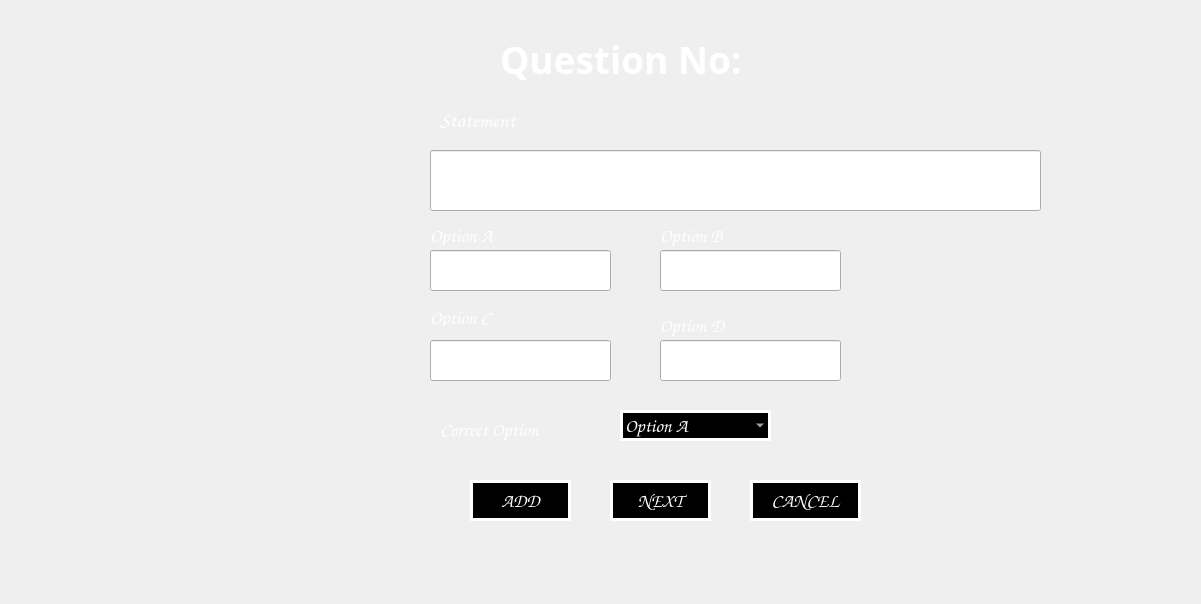
<?xml version="1.0" encoding="UTF-8"?>
<ui version="4.0">
 <class>nextQuestion</class>
 <widget class="QWidget" name="nextQuestion">
  <property name="geometry">
   <rect>
    <x>0</x>
    <y>0</y>
    <width>1201</width>
    <height>604</height>
   </rect>
  </property>
  <property name="font">
   <font>
    <family>Comic Sans MS</family>
    <pointsize>10</pointsize>
    <weight>75</weight>
    <bold>true</bold>
   </font>
  </property>
  <property name="windowTitle">
   <string>nextQuestion</string>
  </property>
  <widget class="QLabel" name="label">
   <property name="geometry">
    <rect>
     <x>440</x>
     <y>105</y>
     <width>151</width>
     <height>31</height>
    </rect>
   </property>
   <property name="font">
    <font>
     <family>Comic Sans MS</family>
     <pointsize>16</pointsize>
     <weight>75</weight>
     <bold>true</bold>
    </font>
   </property>
   <property name="styleSheet">
    <string notr="true">color:white;</string>
   </property>
   <property name="text">
    <string>Statement</string>
   </property>
  </widget>
  <widget class="QLabel" name="label_2">
   <property name="geometry">
    <rect>
     <x>500</x>
     <y>39</y>
     <width>241</width>
     <height>41</height>
    </rect>
   </property>
   <property name="font">
    <font>
     <family>Colonna MT</family>
     <pointsize>28</pointsize>
     <weight>75</weight>
     <bold>true</bold>
    </font>
   </property>
   <property name="styleSheet">
    <string notr="true">color:white;</string>
   </property>
   <property name="text">
    <string>Question No: </string>
   </property>
  </widget>
  <widget class="QLabel" name="label_3">
   <property name="geometry">
    <rect>
     <x>430</x>
     <y>225</y>
     <width>101</width>
     <height>21</height>
    </rect>
   </property>
   <property name="font">
    <font>
     <family>Comic Sans MS</family>
     <pointsize>14</pointsize>
     <weight>75</weight>
     <bold>true</bold>
    </font>
   </property>
   <property name="styleSheet">
    <string notr="true">color:white;</string>
   </property>
   <property name="text">
    <string>Option A</string>
   </property>
  </widget>
  <widget class="QLabel" name="label_4">
   <property name="geometry">
    <rect>
     <x>660</x>
     <y>225</y>
     <width>101</width>
     <height>21</height>
    </rect>
   </property>
   <property name="font">
    <font>
     <family>Comic Sans MS</family>
     <pointsize>14</pointsize>
     <weight>75</weight>
     <bold>true</bold>
    </font>
   </property>
   <property name="styleSheet">
    <string notr="true">color:white;</string>
   </property>
   <property name="text">
    <string>Option B</string>
   </property>
  </widget>
  <widget class="QLabel" name="label_5">
   <property name="geometry">
    <rect>
     <x>430</x>
     <y>310</y>
     <width>101</width>
     <height>16</height>
    </rect>
   </property>
   <property name="font">
    <font>
     <family>Comic Sans MS</family>
     <pointsize>14</pointsize>
     <weight>75</weight>
     <bold>true</bold>
    </font>
   </property>
   <property name="styleSheet">
    <string notr="true">color:white;</string>
   </property>
   <property name="text">
    <string>Option C</string>
   </property>
  </widget>
  <widget class="QLabel" name="label_6">
   <property name="geometry">
    <rect>
     <x>660</x>
     <y>310</y>
     <width>101</width>
     <height>31</height>
    </rect>
   </property>
   <property name="font">
    <font>
     <family>Comic Sans MS</family>
     <pointsize>14</pointsize>
     <weight>75</weight>
     <bold>true</bold>
    </font>
   </property>
   <property name="styleSheet">
    <string notr="true">color:white;</string>
   </property>
   <property name="text">
    <string>Option D</string>
   </property>
  </widget>
  <widget class="QLabel" name="label_7">
   <property name="geometry">
    <rect>
     <x>440</x>
     <y>420</y>
     <width>161</width>
     <height>20</height>
    </rect>
   </property>
   <property name="font">
    <font>
     <family>Comic Sans MS</family>
     <pointsize>14</pointsize>
     <weight>75</weight>
     <bold>true</bold>
    </font>
   </property>
   <property name="styleSheet">
    <string notr="true">color:white;</string>
   </property>
   <property name="text">
    <string>Correct Option</string>
   </property>
  </widget>
  <widget class="QComboBox" name="correct">
   <property name="geometry">
    <rect>
     <x>620</x>
     <y>410</y>
     <width>151</width>
     <height>31</height>
    </rect>
   </property>
   <property name="font">
    <font>
     <family>Comic Sans MS</family>
     <pointsize>14</pointsize>
     <weight>75</weight>
     <bold>true</bold>
    </font>
   </property>
   <property name="styleSheet">
    <string notr="true">border-image:none;
color:white;
background-color:inherit;
border:3px solid white;</string>
   </property>
   <item>
    <property name="text">
     <string>Option A</string>
    </property>
   </item>
   <item>
    <property name="text">
     <string>Option B</string>
    </property>
   </item>
   <item>
    <property name="text">
     <string>Option C</string>
    </property>
   </item>
   <item>
    <property name="text">
     <string>Option D</string>
    </property>
   </item>
  </widget>
  <widget class="QLineEdit" name="optionA">
   <property name="geometry">
    <rect>
     <x>430</x>
     <y>250</y>
     <width>181</width>
     <height>41</height>
    </rect>
   </property>
   <property name="font">
    <font>
     <pointsize>12</pointsize>
    </font>
   </property>
  </widget>
  <widget class="QLineEdit" name="optionC">
   <property name="geometry">
    <rect>
     <x>430</x>
     <y>340</y>
     <width>181</width>
     <height>41</height>
    </rect>
   </property>
   <property name="font">
    <font>
     <pointsize>12</pointsize>
    </font>
   </property>
  </widget>
  <widget class="QLineEdit" name="optionB">
   <property name="geometry">
    <rect>
     <x>660</x>
     <y>250</y>
     <width>181</width>
     <height>41</height>
    </rect>
   </property>
   <property name="font">
    <font>
     <pointsize>12</pointsize>
    </font>
   </property>
  </widget>
  <widget class="QLineEdit" name="optionD">
   <property name="geometry">
    <rect>
     <x>660</x>
     <y>340</y>
     <width>181</width>
     <height>41</height>
    </rect>
   </property>
   <property name="font">
    <font>
     <pointsize>12</pointsize>
    </font>
   </property>
  </widget>
  <widget class="QLineEdit" name="statementEdit">
   <property name="geometry">
    <rect>
     <x>430</x>
     <y>150</y>
     <width>611</width>
     <height>61</height>
    </rect>
   </property>
   <property name="font">
    <font>
     <pointsize>12</pointsize>
    </font>
   </property>
  </widget>
  <widget class="QPushButton" name="addButton">
   <property name="geometry">
    <rect>
     <x>470</x>
     <y>480</y>
     <width>101</width>
     <height>41</height>
    </rect>
   </property>
   <property name="font">
    <font>
     <family>Comic Sans MS</family>
     <pointsize>14</pointsize>
     <weight>75</weight>
     <bold>true</bold>
    </font>
   </property>
   <property name="styleSheet">
    <string notr="true">border-image:none;
color:white;
background-color:inherit;
border:3px solid white;</string>
   </property>
   <property name="text">
    <string>ADD</string>
   </property>
  </widget>
  <widget class="QPushButton" name="nextbutton">
   <property name="geometry">
    <rect>
     <x>610</x>
     <y>480</y>
     <width>101</width>
     <height>41</height>
    </rect>
   </property>
   <property name="font">
    <font>
     <family>Comic Sans MS</family>
     <pointsize>14</pointsize>
     <weight>75</weight>
     <bold>true</bold>
    </font>
   </property>
   <property name="styleSheet">
    <string notr="true">border-image:none;
color:white;
background-color:inherit;
border:3px solid white;</string>
   </property>
   <property name="text">
    <string>NEXT</string>
   </property>
  </widget>
  <widget class="QPushButton" name="cancelButton">
   <property name="geometry">
    <rect>
     <x>750</x>
     <y>480</y>
     <width>111</width>
     <height>41</height>
    </rect>
   </property>
   <property name="font">
    <font>
     <family>Comic Sans MS</family>
     <pointsize>14</pointsize>
     <weight>75</weight>
     <bold>true</bold>
    </font>
   </property>
   <property name="styleSheet">
    <string notr="true">border-image:none;
color:white;
background-color:inherit;
border:3px solid white;</string>
   </property>
   <property name="text">
    <string>CANCEL</string>
   </property>
  </widget>
  <widget class="QLabel" name="qNoLabel">
   <property name="geometry">
    <rect>
     <x>750</x>
     <y>40</y>
     <width>101</width>
     <height>41</height>
    </rect>
   </property>
   <property name="font">
    <font>
     <family>Colonna MT</family>
     <pointsize>28</pointsize>
     <weight>75</weight>
     <bold>true</bold>
    </font>
   </property>
   <property name="styleSheet">
    <string notr="true">color:white;</string>
   </property>
   <property name="text">
    <string/>
   </property>
  </widget>
  <widget class="QLabel" name="msgLabel">
   <property name="geometry">
    <rect>
     <x>440</x>
     <y>540</y>
     <width>421</width>
     <height>41</height>
    </rect>
   </property>
   <property name="palette">
    <palette>
     <active>
      <colorrole role="WindowText">
       <brush brushstyle="SolidPattern">
        <color alpha="255">
         <red>255</red>
         <green>255</green>
         <blue>255</blue>
        </color>
       </brush>
      </colorrole>
      <colorrole role="Text">
       <brush brushstyle="SolidPattern">
        <color alpha="255">
         <red>255</red>
         <green>255</green>
         <blue>255</blue>
        </color>
       </brush>
      </colorrole>
      <colorrole role="ButtonText">
       <brush brushstyle="SolidPattern">
        <color alpha="255">
         <red>255</red>
         <green>255</green>
         <blue>255</blue>
        </color>
       </brush>
      </colorrole>
     </active>
     <inactive>
      <colorrole role="WindowText">
       <brush brushstyle="SolidPattern">
        <color alpha="255">
         <red>255</red>
         <green>255</green>
         <blue>255</blue>
        </color>
       </brush>
      </colorrole>
      <colorrole role="Text">
       <brush brushstyle="SolidPattern">
        <color alpha="255">
         <red>255</red>
         <green>255</green>
         <blue>255</blue>
        </color>
       </brush>
      </colorrole>
      <colorrole role="ButtonText">
       <brush brushstyle="SolidPattern">
        <color alpha="255">
         <red>255</red>
         <green>255</green>
         <blue>255</blue>
        </color>
       </brush>
      </colorrole>
     </inactive>
     <disabled>
      <colorrole role="WindowText">
       <brush brushstyle="SolidPattern">
        <color alpha="255">
         <red>255</red>
         <green>255</green>
         <blue>255</blue>
        </color>
       </brush>
      </colorrole>
      <colorrole role="Text">
       <brush brushstyle="SolidPattern">
        <color alpha="255">
         <red>255</red>
         <green>255</green>
         <blue>255</blue>
        </color>
       </brush>
      </colorrole>
      <colorrole role="ButtonText">
       <brush brushstyle="SolidPattern">
        <color alpha="255">
         <red>255</red>
         <green>255</green>
         <blue>255</blue>
        </color>
       </brush>
      </colorrole>
     </disabled>
    </palette>
   </property>
   <property name="font">
    <font>
     <family>Comic Sans MS</family>
     <pointsize>14</pointsize>
     <weight>75</weight>
     <bold>true</bold>
    </font>
   </property>
   <property name="styleSheet">
    <string notr="true">color:white;</string>
   </property>
   <property name="text">
    <string/>
   </property>
  </widget>
 </widget>
 <layoutdefault spacing="6" margin="11"/>
 <resources/>
 <connections>
  <connection>
   <sender>addButton</sender>
   <signal>clicked()</signal>
   <receiver>nextQuestion</receiver>
   <slot>addClicked()</slot>
   <hints>
    <hint type="sourcelabel">
     <x>97</x>
     <y>421</y>
    </hint>
    <hint type="destinationlabel">
     <x>257</x>
     <y>238</y>
    </hint>
   </hints>
  </connection>
  <connection>
   <sender>cancelButton</sender>
   <signal>clicked()</signal>
   <receiver>nextQuestion</receiver>
   <slot>cancelClicked()</slot>
   <hints>
    <hint type="sourcelabel">
     <x>367</x>
     <y>421</y>
    </hint>
    <hint type="destinationlabel">
     <x>257</x>
     <y>238</y>
    </hint>
   </hints>
  </connection>
  <connection>
   <sender>nextbutton</sender>
   <signal>clicked()</signal>
   <receiver>nextQuestion</receiver>
   <slot>nextClicked()</slot>
   <hints>
    <hint type="sourcelabel">
     <x>237</x>
     <y>421</y>
    </hint>
    <hint type="destinationlabel">
     <x>257</x>
     <y>238</y>
    </hint>
   </hints>
  </connection>
 </connections>
 <slots>
  <slot>addClicked()</slot>
  <slot>nextClicked()</slot>
  <slot>cancelClicked()</slot>
 </slots>
</ui>
